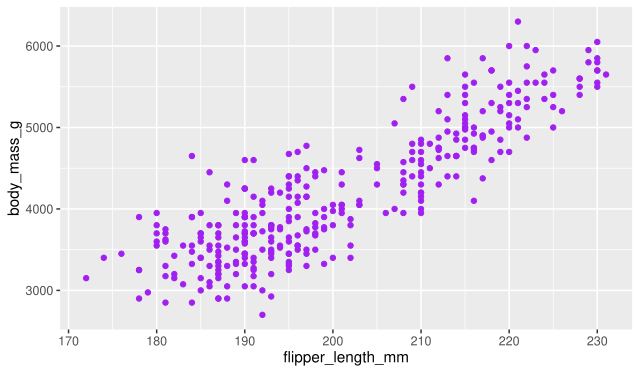

This chart was generated by the following R code:
library("ggplot2")
library("palmerpenguins")
#map set every points in the scatter map to color blue 
ggplot(data = penguins) +
geom_point(mapping = aes( x= flipper_length_mm, y = body_mass_g), color= "purple")
